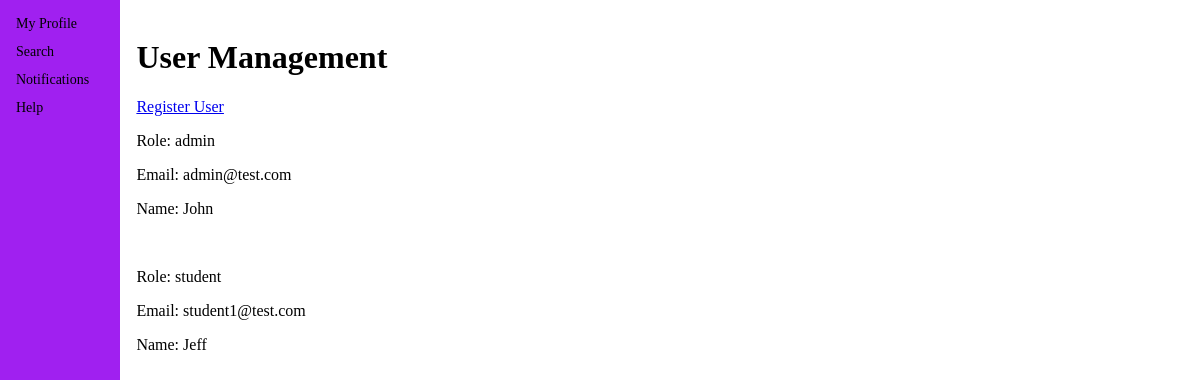
Before: /admin/usermanagement (signed in) with the older database file.
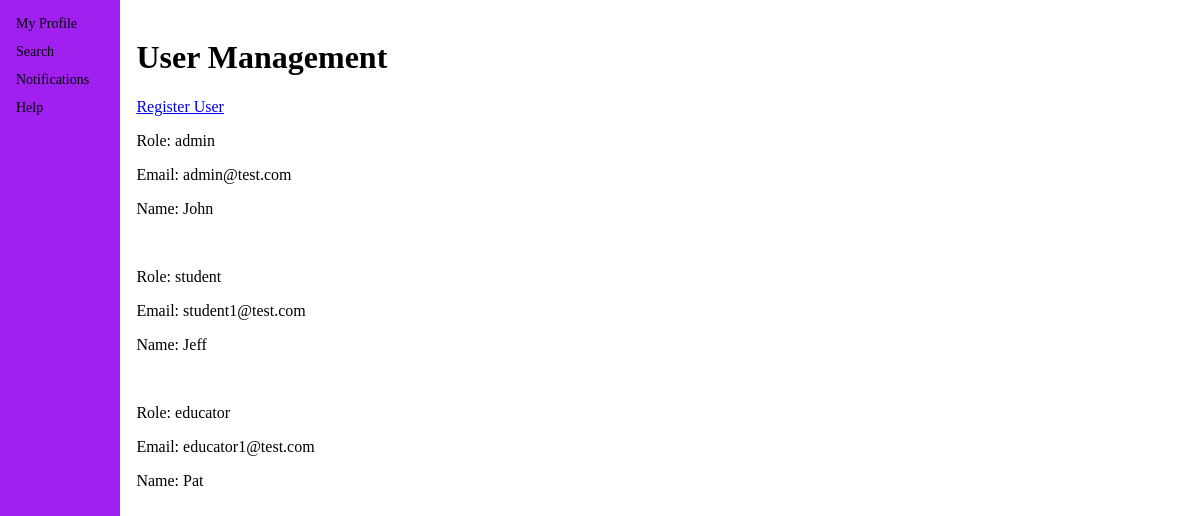
After: the same page with the newer database file.
### app/models.py (models this page shows)
class User(UserMixin, db.Model):
    __tablename__ = 'user'
    id = db.Column(db.Integer, primary_key=True, autoincrement=True)
    userRole = db.Column(db.Integer, db.ForeignKey(Role.roleName), nullable=False)
    userEmail = db.Column(db.String(50), unique=True, nullable=False)
    userPassword = db.Column(db.String(32), nullable=False)
    userName = db.Column(db.String(50), nullable=False)
    userLevel = db.Column(db.Integer, nullable=False)
    avatar_image = db.Column(db.String(100))

### app/admin.py (the view)
@admin.route('/admin/usermanagement')
@login_required
@admin_required
def user_management():
    users = User.query.all()
    print(users)
    return render_template('user_management.html', users=users)

### app/__init__.py (called while the page is built)
def make_app():
    app = Flask(__name__)
    app.config['SECRET_KEY'] = 'secr3!t'
    app.config['SQLALCHEMY_DATABASE_URI'] = 'sqlite:///db.sqlite'
    db.init_app(app)
    login_manager = LoginManager()#Create an instance of the login manager
    login_manager.login_view = 'auth.login'#Tell login manager what view to navigate to
    login_manager.init_app(app)#Initialise with the app
    from .models import User#Import User class/schema
    @login_manager.user_loader
    def load_user(user_id):
        return User.query.get(int(user_id))
    from .auth import auth as auth_blueprint
    app.register_blueprint(auth_blueprint)
    from .main import main as main_blueprint
    app.register_blueprint(main_blueprint)
    from .admin import admin as admin_blueprint
    app.register_blueprint(admin_blueprint)
    return app

### app/admin.py (called while the page is built)
def admin_required(f):
    @wraps(f)
    def wrap(*args, **kwargs):
        if current_user.userRole == "admin":
            return f(*args, **kwargs)
        else:
            flash("You need to be an admin to view this page")
            return redirect(url_for('main.index'))
    return wrap

### app/templates/user_management.html
{% extends "base.html" %}
{%block main%}
<h1>User Management</h1>
<a href="usermanagement/register">Register User</a>
{% for user in users %}
<p>Role: {{user.userRole}}</p>
<p>Email: {{user.userEmail}}</p>
<p>Name: {{user.userName}}</p>
<br>
{% endfor %}
{%endblock%}

Changed rows visible on the page:
added User: userRole "educator", userEmail "educator1@test.com", userName "Pat"
